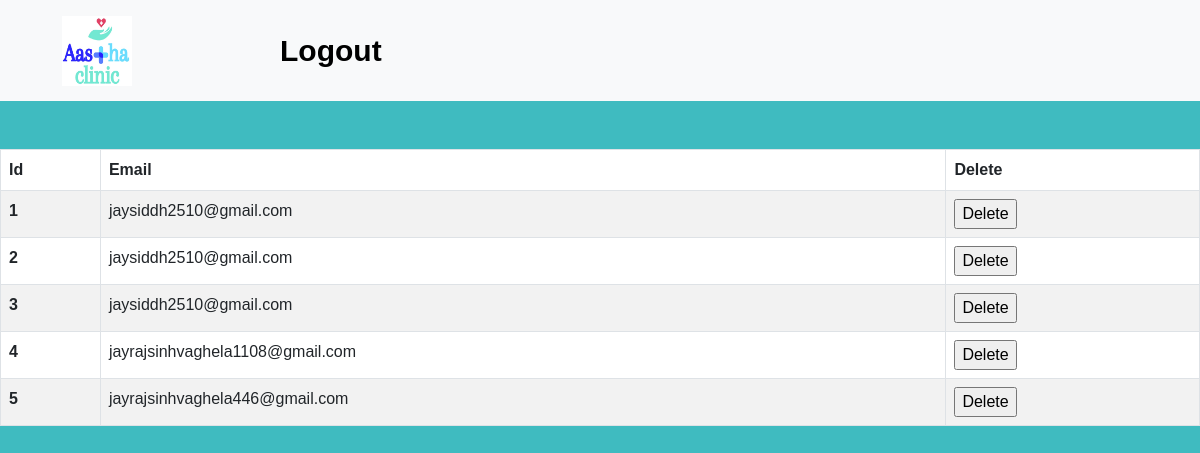
/emailotp/, run on the app's committed database.
### app/models.py (models this page shows, shortened)
class Pateintlogin1(models.Model):
    Email = models.EmailField(max_length=50)
    Otp = models.CharField(max_length=30)
    is_varified = models.BooleanField(default=False)

### app/views.py (the view)
# urls.py: path("emailotp/",views.Otpdata,name="Otpdata"),
def Otpdata(request):
    ddata3 = Pateintlogin1.objects.all()
    return render(request,"app/emailotp.html",{'key3':ddata3})

### app/templates/app/emailotp.html (shortened to what this page needs)
{%load static%}
{% block body %}
<!DOCTYPE html>
<html lang="en">
<head>
    <link href="https://cdn.jsdelivr.net/npm/bootstrap@5.3.0-alpha1/dist/css/bootstrap.min.css" rel="stylesheet"
>
		<link rel="stylesheet" type="text/css" href="../static/css/emailotp.css">
</head>
<body>
    <nav class="navbar navbar-expand-lg bg-light">
        <div class="container-fluid">
            <img src="{% static '/logo2.jpg' %}" class="img-fluid" style="height:70px; width:70px; margin-left:50px;"
                alt="...">
            <div class="collapse navbar-collapse " id="navbarSupportedContent">
                <ul class="navbar-nav me-auto mb-2 mb-lg-0 " style="padding:12px 100px 12px 100px; margin:0 40px 0 40px;  font-size:25px;
          font-weight: 550;">
                    <li class="nav-item">
                        <a class="nav-link active" aria-current="page" href="../">Logout</a>
                    </li>
                </ul>
            </div>
        </div>
    </nav>
<br><br>
  <div class="table-wrapper-scroll-y my-custom">
    <table class="table table-bordered table-striped mb-0">
      <thead>
        <tr>
            <th scope="col">Id</th>
            <th scope="col">Email</th>
            <th scope="col">Delete</th>
        </tr>
      </thead>
    {% if key3 %}
      <tbody>
        {% for  i in key3 %}
        <tr>
          <th scope="row">{{i.id}}</th>
          <td>{{i.Email}}</td>
        <td>
          <form name="Deleteform" action="{% url 'delete3' pk=i.id %}" method="post">
             <input type="submit" value="Delete">
          </form>
        </td>
        </tr>
        {% endfor %}
      </tbody>
      {% endif %}
    </table>
    <br><br><br>
</body>
</html>
{%endblock body%}

### app/static/css/emailotp.css (style rules this page uses)
.nav-item a { font-weight: 700; font-size: 30px; }
body { background: #3fbbc0 !important; font-family: 'Muli', sans-serif; }
a { color: #333; }
.table-wrapper-scroll-y { display: block; }
tbody { max-height: 10vh; overflow: auto; }

### data on the page
Pateintlogin1: id "1", Email "jaysiddh2510@gmail.com"
Pateintlogin1: id "2", Email "jaysiddh2510@gmail.com"
Pateintlogin1: id "3", Email "jaysiddh2510@gmail.com"
Pateintlogin1: id "4", Email "jayrajsinhvaghela1108@gmail.com"
Pateintlogin1: id "5", Email "jayrajsinhvaghela446@gmail.com"
